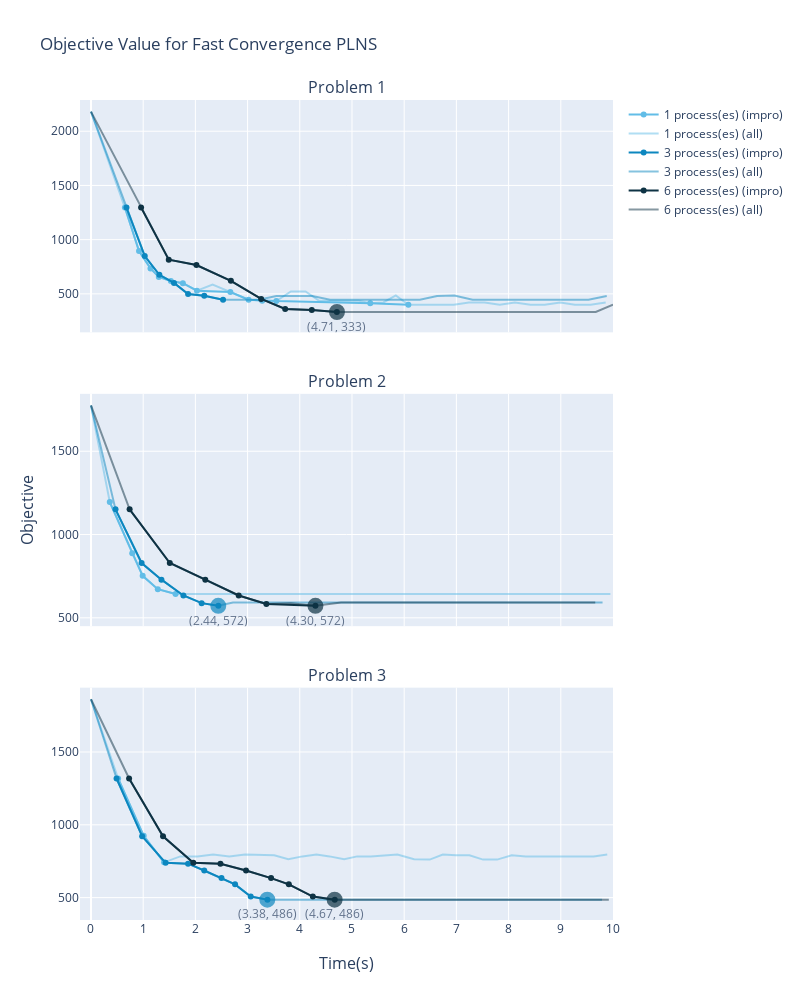

The notebook cell this image was saved under:
### Code cell
# Define colors for processes,more processes darker shade

# proc_colors = ["#BCD2E8", "#91BAD6", "#73A5C6", "#528AAE", "#2E5984", "#1E3F66"]

# light = "#64a0c8"
# normal = "#0065bd"
# dark = "#005293"

light = "#62BDE7"
normal = "#0D87BF"
dark = "#0E3344"

proc_colors = {
    1: light,
    3: normal,
    6: dark,
}

fig = make_subplots(
    rows=3,
    cols=1,
    y_title="Objective",
    x_title="Time(s)",
    shared_yaxes=True,
    shared_xaxes=True,
    subplot_titles=("Problem 1","Problem 2", "Problem 3"),
    vertical_spacing=0.075,
)

show_all = True

for prob_id in rel_problem_ids:
    r = prob_id + 1
    problem_solvers = lns_conv_solvers[prob_id]

    best = None
    best_solvers = []
    for solver in problem_solvers:
        nb_process = solver.nb_processes
        stats = get_solver_stats(solver)

        if not best or solver.best_cached_solution.objective < best.objective:
            best = solver.best_cached_solution
            best_solvers = [solver]
        elif solver.best_cached_solution.objective == best.objective:
            best_solvers.append(solver)

        # improving solutions
        fig.add_trace(go.Scatter(
            x=stats["improving_times"],
            y=stats["improving_objectives"],
            name=f"{nb_process} process(es) (impro)",
            marker_color=proc_colors[nb_process],
            mode="lines+markers",
        ),
                      row=r,
                      col=1)

        if show_all:
            # all solutions
            fig.add_trace(go.Scatter(
                x=stats["times_found"],
                y=stats["objectives"],
                name=f"{nb_process} process(es) (all)",
                opacity=0.5,
                marker_color=proc_colors[nb_process],
                mode="lines",
            ),
                          row=r,
                          col=1)

        # fig.update_yaxes(title_text="Objective", row=r, col=1)
        fig.update_xaxes(
            # title_text="Time (s)",
                         row=r,
                         col=1,
                         nticks=time_limit + 1)

    # highlight best solutions
    for solver in best_solvers:
        best_solver = solver
        best = solver.best_cached_solution
        fig.add_trace(
            go.Scatter(
                x=[best.time_to_find],
                y=[best.objective],
                mode="markers+text",
                text=[f"({'{:.2f}'.format(best.time_to_find)}, {best.objective})"],
                textposition="bottom center",
                name=f"problem {prob_id + 1} best",
                opacity=0.7,
                marker=dict(
                    size=14,
                    line=dict(width=2,
                              color=proc_colors[best_solver.nb_processes]),
                    color=proc_colors[best_solver.nb_processes],
                ),
                showlegend=False,
            ),
            row=r,
            col=1,
        )
    #     fig.add_shape(type="circle",
    #     xref="x", yref="y",
    #     x0=best.time_to_find, y0=best.objective,
    #     line_color="LightSeaGreen",
    # )

# for prob_id in rel_problem_ids:
#     r = prob_id + 1
#     problem_solvers = lns_conv_solvers[prob_id]

#     for solver in problem_solvers:
#         nb_process = solver.nb_processes
#         stats = get_solver_stats(solver)

#         # improving solutions
#         fig.add_trace(go.Scatter(x=stats["improving_iterations"],
#                         y=stats["improving_objectives"],
#                         name=f"{nb_process} process(es)(impro)",
#                         marker_color=proc_colors[nb_process],
#                         mode="lines+markers",
#                         ),
#             row=r,
#             col=2)

#         if show_all:
#             # all solutions
#             fig.add_trace(go.Scatter(x=stats["iterations"],
#                                 y=stats["objectives"],
#                                 name=f"{nb_process} process(es)(all)",
#                                 opacity=0.5,
#                                 marker_color=proc_colors[nb_process],
#                                 mode="lines",
#                                 ),
#                     row=r,
#                     col=2)

#         fig.update_yaxes(title_text="Objective", row=r, col=2)
#         fig.update_xaxes(title_text="Iteration Number", row=r, col=2)

names = set()
fig.for_each_trace(lambda trace: trace.update(showlegend=False)
                   if (trace.name in names) else names.add(trace.name))

# fig.update_layout(height=1000, width=1200, title_text="Objective Value as the LNS Progresses")
fig.update_layout(height=1000,
                  width=800,
                  title_text="Objective Value for Fast Convergence PLNS")
# fig.update_layout(title_text="Objective Value as the LNS Progresses")

### Figure 1 — Plotly figure (JSON) as saved in the notebook; plotly's stock layout.template omitted (floating-point values rounded to 4 significant figures)
{"data": [{"marker": {"color": "#62BDE7"}, "mode": "lines+markers", "name": "1 process(es) (impro)", "type": "scatter", "x": ["0.65", "0.92", "1.14", "1.30", "1.53", "1.76", "2.03", "2.67", "3.02", "3.28", "3.55", "5.35", "6.08"], "xaxis": "x", "y": [1296, 895, 735, 656, 619, 598, 529, 517, 446, 437, 434, 413, 400], "yaxis": "y"}, {"marker": {"color": "#62BDE7"}, "mode": "lines", "name": "1 process(es) (all)", "opacity": 0.5, "type": "scatter", "x": ["0.00", "0.65", "0.92", "1.14", "1.30", "1.53", "1.76", "2.03", "2.33", "2.67", "3.02", "3.28", "3.55", "3.83", "4.11", "4.37", "4.62", "4.87", "5.13", "5.35", "5.60", "5.84", "6.08", "6.38", "6.67", "6.95", "7.24", "7.54", "7.83", "8.12", "8.42", "8.69", "8.99", "9.27", "9.57", "9.86"], "xaxis": "x", "y": [2181, 1296, 895, 735, 656, 619, 598, 529, 586, 517, 446, 437, 434, 522, 522, 436, 436, 436, 436, 413, 421, 485, 400, 400, 400, 400, 421, 421, 400, 421, 400, 400, 421, 400, 400, 421], "yaxis": "y"}, {"marker": {"color": "#0D87BF"}, "mode": "lines+markers", "name": "3 process(es) (impro)", "type": "scatter", "x": ["0.68", "1.03", "1.31", "1.59", "1.86", "2.17", "2.53"], "xaxis": "x", "y": [1296, 849, 676, 601, 499, 483, 446], "yaxis": "y"}, {"marker": {"color": "#0D87BF"}, "mode": "lines", "name": "3 process(es) (all)", "opacity": 0.5, "type": "scatter", "x": ["0.00", "0.68", "1.03", "1.31", "1.59", "1.86", "2.17", "2.53", "2.89", "3.22", "3.55", "3.91", "4.24", "4.58", "4.92", "5.27", "5.62", "5.96", "6.30", "6.63", "6.96", "7.31", "7.65", "8.02", "8.39", "8.77", "9.16", "9.53", "9.88"], "xaxis": "x", "y": [2181, 1296, 849, 676, 601, 499, 483, 446, 446, 446, 480, 480, 480, 446, 446, 446, 446, 446, 446, 480, 485, 446, 446, 446, 446, 446, 446, 446, 480], "yaxis": "y"}, {"marker": {"color": "#0E3344"}, "mode": "lines+markers", "name": "6 process(es) (impro)", "type": "scatter", "x": ["0.96", "1.49", "2.02", "2.68", "3.26", "3.72", "4.23", "4.71"], "xaxis": "x", "y": [1296, 815, 766, 620, 453, 361, 350, 333], "yaxis": "y"}, {"marker": {"color": "#0E3344"}, "mode": "lines", "name": "6 process(es) (all)", "opacity": 0.5, "type": "scatter", "x": ["0.00", "0.96", "1.49", "2.02", "2.68", "3.26", "3.72", "4.23", "4.71", "5.08", "5.42", "5.77", "6.10", "6.44", "6.78", "7.08", "7.43", "7.77", "8.17", "8.55", "8.92", "9.29", "9.67", "10.00"], "xaxis": "x", "y": [2181, 1296, 815, 766, 620, 453, 361, 350, 333, 333, 333, 333, 333, 333, 333, 333, 333, 333, 333, 333, 333, 333, 333, 401], "yaxis": "y"}, {"marker": {"color": "#0E3344", "line": {"color": "#0E3344", "width": 2}, "size": 14}, "mode": "markers+text", "name": "problem 1 best", "opacity": 0.7, "showlegend": false, "text": ["(4.71, 333)"], "textposition": "bottom center", "type": "scatter", "x": [4.712], "xaxis": "x", "y": [333], "yaxis": "y"}, {"marker": {"color": "#62BDE7"}, "mode": "lines+markers", "name": "1 process(es) (impro)", "showlegend": false, "type": "scatter", "x": ["0.36", "0.79", "0.99", "1.28", "1.62"], "xaxis": "x2", "y": [1195, 888, 752, 672, 643], "yaxis": "y2"}, {"marker": {"color": "#62BDE7"}, "mode": "lines", "name": "1 process(es) (all)", "opacity": 0.5, "showlegend": false, "type": "scatter", "x": ["0.00", "0.36", "0.79", "0.99", "1.28", "1.62", "1.93", "2.24", "2.59", "2.87", "3.14", "3.44", "3.74", "4.06", "4.34", "4.61", "4.89", "5.16", "5.44", "5.76", "6.08", "6.39", "6.68", "6.97", "7.29", "7.57", "7.90", "8.22", "8.55", "8.88", "9.24", "9.64", "9.95"], "xaxis": "x2", "y": [1775, 1195, 888, 752, 672, 643, 643, 643, 643, 643, 643, 643, 643, 643, 643, 643, 643, 643, 643, 643, 643, 643, 643, 643, 643, 643, 643, 643, 643, 643, 643, 643, 643], "yaxis": "y2"}, {"marker": {"color": "#0D87BF"}, "mode": "lines+markers", "name": "3 process(es) (impro)", "showlegend": false, "type": "scatter", "x": ["0.47", "0.97", "1.35", "1.77", "2.12", "2.44"], "xaxis": "x2", "y": [1151, 829, 729, 634, 588, 572], "yaxis": "y2"}, {"marker": {"color": "#0D87BF"}, "mode": "lines", "name": "3 process(es) (all)", "opacity": 0.5, "showlegend": false, "type": "scatter", "x": ["0.00", "0.47", "0.97", "1.35", "1.77", "2.12", "2.44", "2.72", "3.11", "3.47", "3.78", "4.10", "4.41", "4.82", "5.19", "5.46", "5.73", "5.99", "6.27", "6.56", "6.86", "7.11", "7.37", "7.63", "7.90", "8.17", "8.44", "8.72", "8.99", "9.27", "9.54", "9.80"], "xaxis": "x2", "y": [1775, 1151, 829, 729, 634, 588, 572, 592, 592, 592, 592, 592, 592, 592, 592, 592, 592, 592, 592, 592, 592, 592, 592, 592, 592, 592, 592, 592, 592, 592, 592, 592], "yaxis": "y2"}, {"marker": {"color": "#0E3344"}, "mode": "lines+markers", "name": "6 process(es) (impro)", "showlegend": false, "type": "scatter", "x": ["0.74", "1.51", "2.19", "2.83", "3.36", "4.30"], "xaxis": "x2", "y": [1151, 829, 729, 634, 583, 572], "yaxis": "y2"}, {"marker": {"color": "#0E3344"}, "mode": "lines", "name": "6 process(es) (all)", "opacity": 0.5, "showlegend": false, "type": "scatter", "x": ["0.00", "0.74", "1.51", "2.19", "2.83", "3.36", "3.83", "4.30", "4.79", "5.25", "5.73", "6.15", "6.66", "7.19", "7.68", "8.16", "8.66", "9.17", "9.66"], "xaxis": "x2", "y": [1775, 1151, 829, 729, 634, 583, 588, 572, 592, 592, 592, 592, 592, 592, 592, 592, 592, 592, 592], "yaxis": "y2"}, {"marker": {"color": "#0D87BF", "line": {"color": "#0D87BF", "width": 2}, "size": 14}, "mode": "markers+text", "name": "problem 2 best", "opacity": 0.7, "showlegend": false, "text": ["(2.44, 572)"], "textposition": "bottom center", "type": "scatter", "x": [2.438], "xaxis": "x2", "y": [572], "yaxis": "y2"}, {"marker": {"color": "#0E3344", "line": {"color": "#0E3344", "width": 2}, "size": 14}, "mode": "markers+text", "name": "problem 2 best", "opacity": 0.7, "showlegend": false, "text": ["(4.30, 572)"], "textposition": "bottom center", "type": "scatter", "x": [4.3], "xaxis": "x2", "y": [572], "yaxis": "y2"}, {"marker": {"color": "#62BDE7"}, "mode": "lines+markers", "name": "1 process(es) (impro)", "showlegend": false, "type": "scatter", "x": ["0.52", "1.01", "1.40"], "xaxis": "x3", "y": [1318, 924, 742], "yaxis": "y3"}, {"marker": {"color": "#62BDE7"}, "mode": "lines", "name": "1 process(es) (all)", "opacity": 0.5, "showlegend": false, "type": "scatter", "x": ["0.00", "0.52", "1.01", "1.40", "1.71", "2.04", "2.34", "2.65", "2.95", "3.24", "3.51", "3.78", "4.05", "4.32", "4.57", "4.85", "5.10", "5.36", "5.62", "5.87", "6.19", "6.49", "6.74", "6.99", "7.25", "7.51", "7.78", "8.06", "8.33", "8.58", "8.87", "9.13", "9.38", "9.63", "9.89"], "xaxis": "x3", "y": [1862, 1318, 924, 742, 783, 783, 796, 783, 796, 796, 791, 763, 783, 796, 783, 763, 783, 783, 791, 796, 763, 761, 796, 791, 791, 761, 761, 791, 783, 783, 783, 783, 783, 783, 796], "yaxis": "y3"}, {"marker": {"color": "#0D87BF"}, "mode": "lines+markers", "name": "3 process(es) (impro)", "showlegend": false, "type": "scatter", "x": ["0.49", "0.98", "1.43", "1.86", "2.17", "2.50", "2.76", "3.06", "3.38"], "xaxis": "x3", "y": [1318, 921, 739, 733, 686, 634, 591, 507, 486], "yaxis": "y3"}, {"marker": {"color": "#0D87BF"}, "mode": "lines", "name": "3 process(es) (all)", "opacity": 0.5, "showlegend": false, "type": "scatter", "x": ["0.00", "0.49", "0.98", "1.43", "1.86", "2.17", "2.50", "2.76", "3.06", "3.38", "3.74", "4.09", "4.40", "4.70", "5.04", "5.31", "5.58", "5.86", "6.13", "6.41", "6.70", "7.03", "7.32", "7.61", "7.92", "8.22", "8.54", "8.85", "9.16", "9.45", "9.79"], "xaxis": "x3", "y": [1862, 1318, 921, 739, 733, 686, 634, 591, 507, 486, 486, 486, 486, 486, 486, 486, 486, 486, 486, 486, 486, 486, 486, 486, 486, 486, 486, 486, 486, 486, 486], "yaxis": "y3"}, {"marker": {"color": "#0E3344"}, "mode": "lines+markers", "name": "6 process(es) (impro)", "showlegend": false, "type": "scatter", "x": ["0.73", "1.38", "1.96", "2.48", "2.97", "3.45", "3.79", "4.25", "4.67"], "xaxis": "x3", "y": [1318, 921, 739, 733, 686, 634, 591, 507, 486], "yaxis": "y3"}, {"marker": {"color": "#0E3344"}, "mode": "lines", "name": "6 process(es) (all)", "opacity": 0.5, "showlegend": false, "type": "scatter", "x": ["0.00", "0.73", "1.38", "1.96", "2.48", "2.97", "3.45", "3.79", "4.25", "4.67", "5.11", "5.53", "5.98", "6.39", "6.86", "7.29", "7.75", "8.16", "8.67", "9.10", "9.50", "9.92"], "xaxis": "x3", "y": [1862, 1318, 921, 739, 733, 686, 634, 591, 507, 486, 486, 486, 486, 486, 486, 486, 486, 486, 486, 486, 486, 486], "yaxis": "y3"}, {"marker": {"color": "#0D87BF", "line": {"color": "#0D87BF", "width": 2}, "size": 14}, "mode": "markers+text", "name": "problem 3 best", "opacity": 0.7, "showlegend": false, "text": ["(3.38, 486)"], "textposition": "bottom center", "type": "scatter", "x": [3.378], "xaxis": "x3", "y": [486], "yaxis": "y3"}, {"marker": {"color": "#0E3344", "line": {"color": "#0E3344", "width": 2}, "size": 14}, "mode": "markers+text", "name": "problem 3 best", "opacity": 0.7, "showlegend": false, "text": ["(4.67, 486)"], "textposition": "bottom center", "type": "scatter", "x": [4.667], "xaxis": "x3", "y": [486], "yaxis": "y3"}], "layout": {"annotations": [{"font": {"size": 16}, "showarrow": false, "text": "Problem 1", "x": 0.5, "xanchor": "center", "xref": "paper", "y": 1, "yanchor": "bottom", "yref": "paper"}, {"font": {"size": 16}, "showarrow": false, "text": "Problem 2", "x": 0.5, "xanchor": "center", "xref": "paper", "y": 0.6417, "yanchor": "bottom", "yref": "paper"}, {"font": {"size": 16}, "showarrow": false, "text": "Problem 3", "x": 0.5, "xanchor": "center", "xref": "paper", "y": 0.2833, "yanchor": "bottom", "yref": "paper"}, {"font": {"size": 16}, "showarrow": false, "text": "Time(s)", "x": 0.5, "xanchor": "center", "xref": "paper", "y": 0, "yanchor": "top", "yref": "paper", "yshift": -30}, {"font": {"size": 16}, "showarrow": false, "text": "Objective", "textangle": -90, "x": 0, "xanchor": "right", "xref": "paper", "xshift": -40, "y": 0.5, "yanchor": "middle", "yref": "paper"}], "height": 1000, "title": {"text": "Objective Value for Fast Convergence PLNS"}, "width": 800, "xaxis": {"anchor": "y", "domain": [0, 1], "matches": "x3", "nticks": 11, "showticklabels": false}, "xaxis2": {"anchor": "y2", "domain": [0, 1], "matches": "x3", "nticks": 11, "showticklabels": false}, "xaxis3": {"anchor": "y3", "domain": [0, 1], "nticks": 11}, "yaxis": {"anchor": "x", "domain": [0.7167, 1]}, "yaxis2": {"anchor": "x2", "domain": [0.3583, 0.6417]}, "yaxis3": {"anchor": "x3", "domain": [0, 0.2833]}}}
